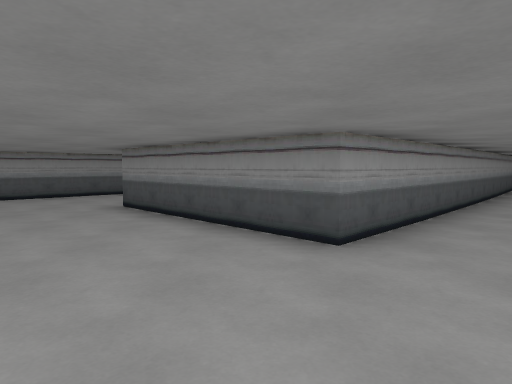
view 1 (above)

18 first-person views from a walk through a Godot game level. The camera is 1.4 m above the floor, tilts 4° down and sees 70° across. The floor is counted in squares, 2 m on a side. Each view is taken from the middle of a square. On the plan, view 1 faces up. The plan holds only what a view shows up to about 11 squares ahead; the rest is blank. The place goes on beyond the plan.

view 2
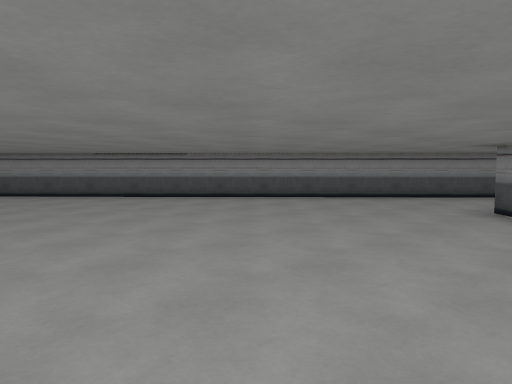

view 3
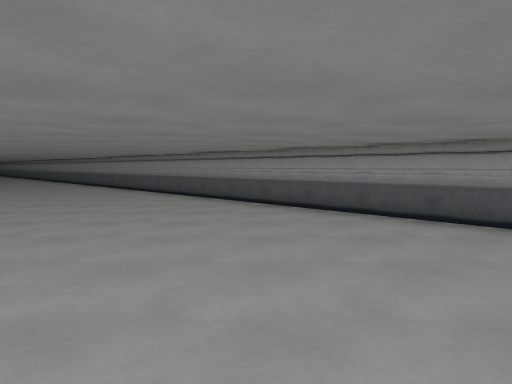

view 4
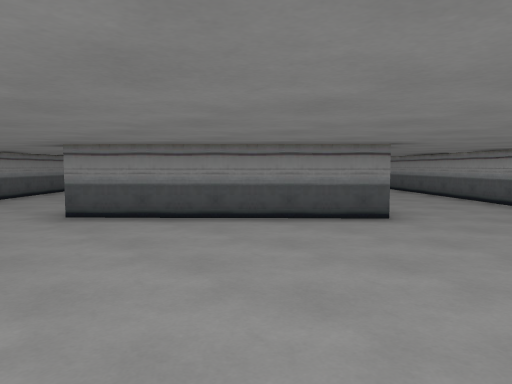

view 5
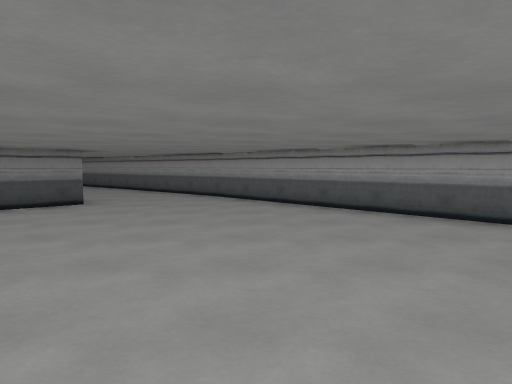

view 6
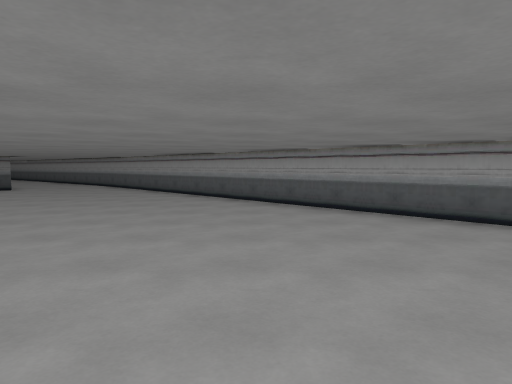

view 7
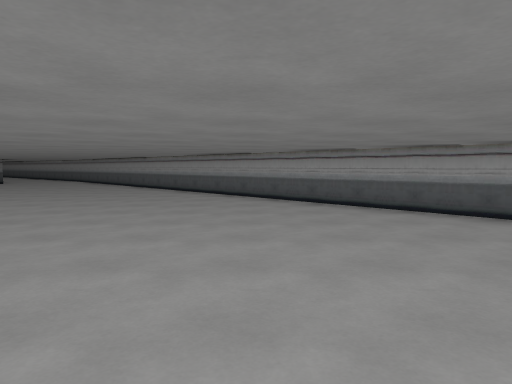

view 8
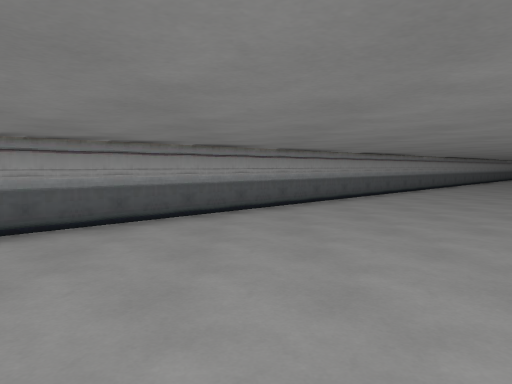

view 9
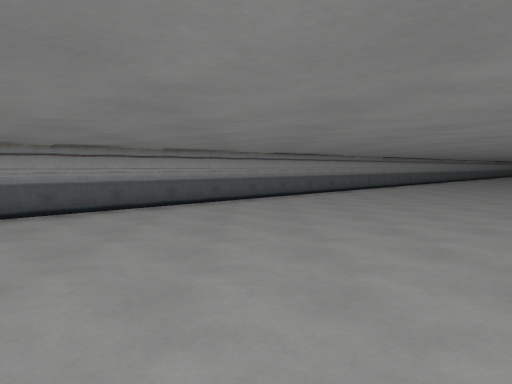

view 10
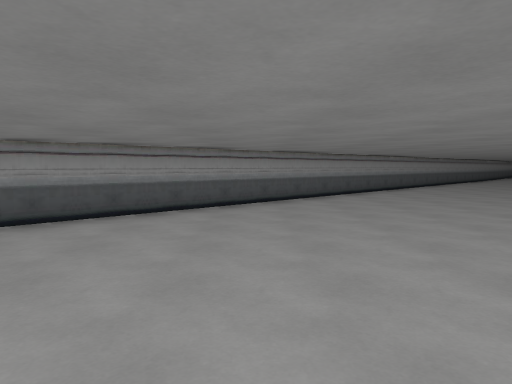

view 11
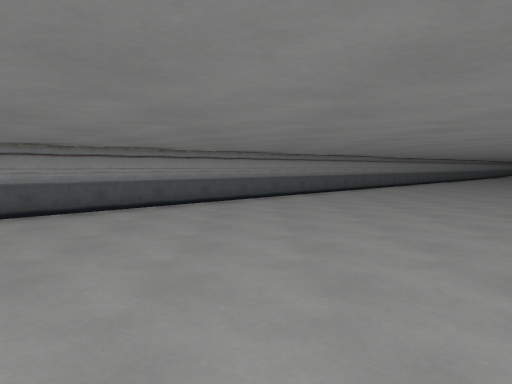

view 12
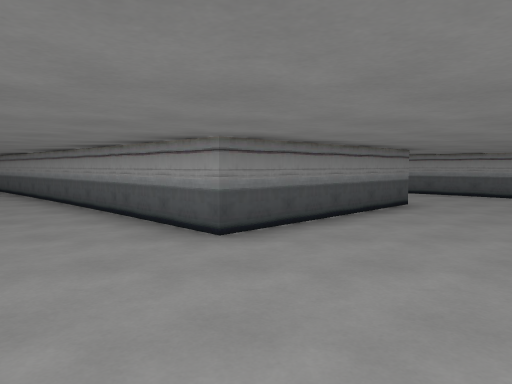

view 13
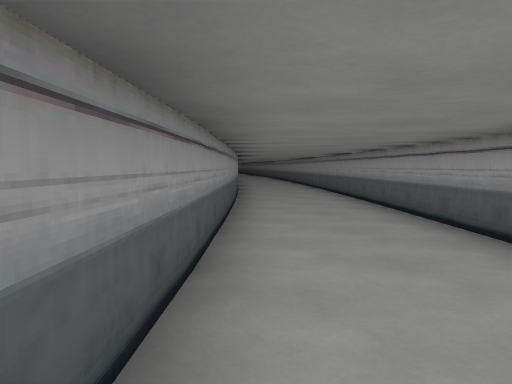

view 14
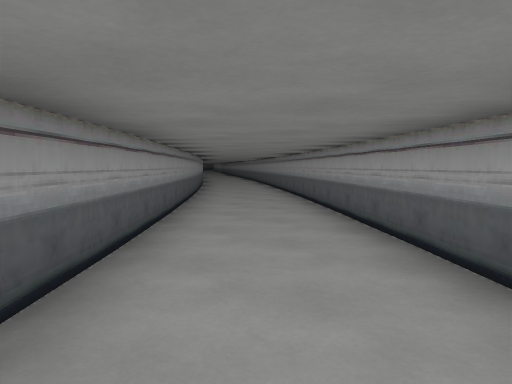

view 15
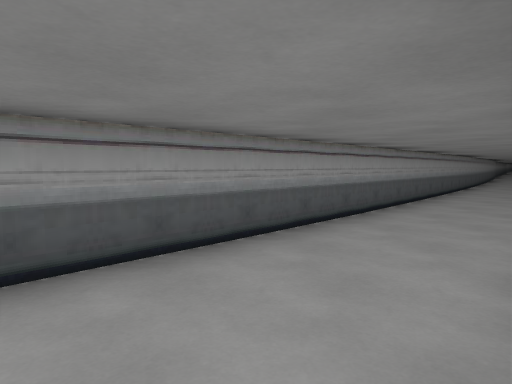

view 16
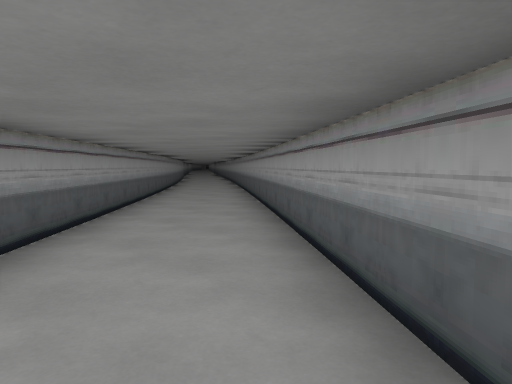

view 17
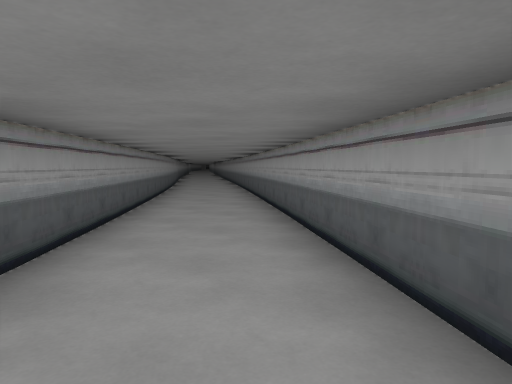

view 18
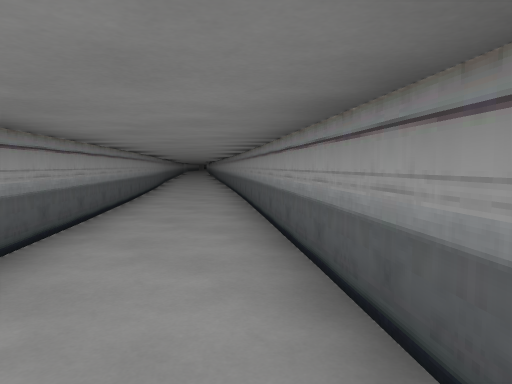

### Floor plan
Points are (right, up) in squares from view 1. A wall is a line through its corners. A room is listed if a view was taken in it or the views show most of it. See-through windows are left out.
Room 1 (views 1, 2, 3, 4, 5, 6, 7, 8, 9, 10, 11, 12, 13, 14, 15, 16, 17)
walls: (2.7, 1) (6, 4.9); (-0.6, 7.9) (3.9, 12.8); (6, 4.8) (10, 9.9); (7.3, 10.3) (0.8, 3.2) (-2.3, 6.4) (-0.6, 8.1); (-15.2, -16.1) (2.7, 1.1); (2.4, 14.8) (-15.5, -2.4); (7.9, 11) (7.3, 10.2)
ways out: opening at (9, 10) to room 2; opening at (3, 13)
Room 2 (view 18)
walls: (11.8, 16) (7.9, 11); (10, 9.9) (14.1, 14.9)
ways out: opening at (9, 10) to room 1; opening at (13, 15)

Positions as (right, up) in squares from view 1, and headings:
1: (0, 0), facing up
2: (-1, 0), facing up-left
3: (-5, 1), facing left
4: (-4, 1), facing up-right
5: (-6, 0), facing right
6: (-10, -4), facing right
7: (-14, -7), facing right
8: (-10, -5), facing down
9: (-12, -5), facing down
10: (-12, -6), facing up
11: (-13, -8), facing up
12: (-6, 6), facing right
13: (-4, 8), facing up-right
14: (1, 12), facing up-right
15: (4, 3), facing up
16: (5, 5), facing up-right
17: (8, 9), facing up-right
18: (10, 11), facing up-right
